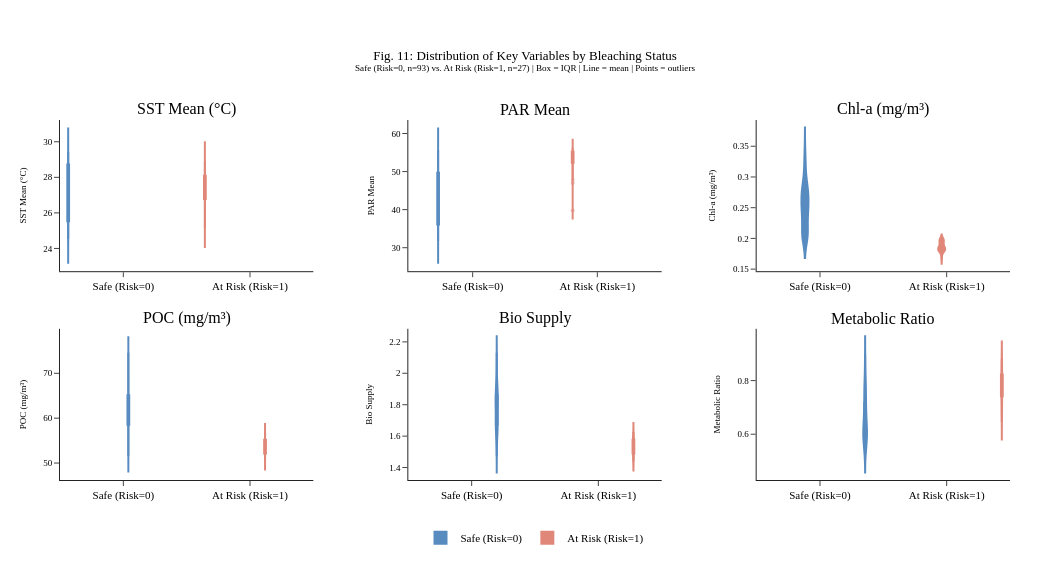

The notebook cell this image was saved under:
### Code cell
import plotly.graph_objects as go

variables = {
    'sst_mean':          'SST Mean (°C)',
    'par_mean':          'PAR Mean',
    'pred_chlor_a_mean': 'Chl-a (mg/m³)',
    'pred_poc_mean':     'POC (mg/m³)',
    'bio_supply':        'Bio Supply',
    'metabolic_ratio':   'Metabolic Ratio',
}

from plotly.subplots import make_subplots
fig = make_subplots(
    rows=2, cols=3,
    subplot_titles=list(variables.values()),
    vertical_spacing=0.16,
    horizontal_spacing=0.10,
)

positions = [(1,1),(1,2),(1,3),(2,1),(2,2),(2,3)]
safe_color   = '#2166ac'
risk_color   = '#d6604d'

for (col, label), (row, c) in zip(variables.items(), positions):
    for risk_val, name, color in [(0,'Safe (Risk=0)', safe_color),
                                   (1,'At Risk (Risk=1)', risk_color)]:
        subset = df[df['bleaching_risk'] == risk_val][col]
        fig.add_trace(go.Violin(
            y=subset,
            name=name,
            legendgroup=name,
            showlegend=(row == 1 and c == 1),
            line_color=color,
            fillcolor=color.replace('#', 'rgba(').replace(')', ',0.2)') if False else color,
            opacity=0.75,
            box_visible=True,
            meanline_visible=True,
            points='outliers',
            pointpos=0,
            marker=dict(size=4, opacity=0.5),
            hovertemplate=f'{label}<br>{name}<br>Value: %{{y:.3f}}<extra></extra>',
        ), row=row, col=c)

    fig.update_yaxes(
        title_text=label,
        title_font=dict(size=9, family='Times New Roman'),
        tickfont=dict(size=9, family='Times New Roman'),
        row=row, col=c
    )

fig.update_layout(
    title=dict(
        text='Fig. 11: Distribution of Key Variables by Bleaching Status<br>'
             '<sup>Safe (Risk=0, n=93) vs. At Risk (Risk=1, n=27) | '
             'Box = IQR | Line = mean | Points = outliers</sup>',
        x=0.5, xanchor='center',
        font=dict(family='Times New Roman', size=13),
    ),
    violingap=0.05,
    violinmode='group',
    legend=dict(
        orientation='h', y=-0.12, x=0.5, xanchor='center',
        font=dict(family='Times New Roman', size=11),
    ),
    paper_bgcolor='white',
    plot_bgcolor='white',
    height=580, width=1050,
    margin=dict(l=60, r=40, t=120, b=100),
)

fig.write_html('fig11_violin_plots.html')
# fig.write_image('fig11_violin_plots.png', width=1400, height=700, scale=3)
fig.show()

### Figure 1 — Plotly figure (JSON) as saved in the notebook; plotly's stock layout.template omitted (floating-point values rounded to 4 significant figures)
{"data": [{"box": {"visible": true}, "fillcolor": "#2166ac", "hovertemplate": "SST Mean (°C)<br>Safe (Risk=0)<br>Value: %{y:.3f}<extra></extra>", "legendgroup": "Safe (Risk=0)", "line": {"color": "#2166ac"}, "marker": {"opacity": 0.5, "size": 4}, "meanline": {"visible": true}, "name": "Safe (Risk=0)", "opacity": 0.75, "pointpos": 0, "points": "outliers", "showlegend": true, "type": "violin", "xaxis": "x", "y": [28.86, 28.78, 28.19, 27.15, 26.39, 25.93, 26.26, 29.25, 29.33, 29.35, 29.23, 28.52, 27.31, 26.08, 25.28, 24.8, 25.37, 26.6, 29.09, 29.27, 29.19, 28.37, 26.93, 25.66, 24.96, 28.95, 29.4, 28.74, 28.68, 28.08, 26.92, 25.73, 25.14, 25.29, 29.01, 28.9, 28.93, 28.09, 26.84, 25.53, 24.67, 24.54, 24.73, 25.58, 28.54, 29.14, 29.02, 28.05, 26.83, 25.69, 25.03, 24.81, 24.91, 25.83, 28.83, 28.5, 27.96, 26.62, 25.81, 25.51, 25.48, 25.93, 26.86, 29.0, 28.72, 28.72, 28.04, 26.65, 25.46, 25.17, 25.3, 25.84, 28.38, 28.71, 29.08, 29.01, 28.16, 26.8, 25.56, 24.81, 24.61, 24.79, 25.55, 28.36, 28.93, 28.81, 28.03, 26.83, 25.66, 25.23, 25.12, 25.3, 26.14], "yaxis": "y"}, {"box": {"visible": true}, "fillcolor": "#d6604d", "hovertemplate": "SST Mean (°C)<br>At Risk (Risk=1)<br>Value: %{y:.3f}<extra></extra>", "legendgroup": "At Risk (Risk=1)", "line": {"color": "#d6604d"}, "marker": {"opacity": 0.5, "size": 4}, "meanline": {"visible": true}, "name": "At Risk (Risk=1)", "opacity": 0.75, "pointpos": 0, "points": "outliers", "showlegend": true, "type": "violin", "xaxis": "x", "y": [26.91, 27.57, 28.51, 27.74, 28.91, 25.15, 25.59, 26.56, 27.95, 25.54, 26.73, 27.95, 28.82, 26.85, 27.74, 27.26, 28.13, 28.74, 27.95, 28.69, 26.75, 27.85, 26.66, 27.63, 27.36, 27.99, 28.59], "yaxis": "y"}, {"box": {"visible": true}, "fillcolor": "#2166ac", "hovertemplate": "PAR Mean<br>Safe (Risk=0)<br>Value: %{y:.3f}<extra></extra>", "legendgroup": "Safe (Risk=0)", "line": {"color": "#2166ac"}, "marker": {"opacity": 0.5, "size": 4}, "meanline": {"visible": true}, "name": "Safe (Risk=0)", "opacity": 0.75, "pointpos": 0, "points": "outliers", "showlegend": false, "type": "violin", "xaxis": "x2", "y": [44.89, 43.97, 39.05, 33.88, 31.76, 33.21, 39.25, 53.61, 50.56, 47.18, 46.59, 40.67, 35.26, 34.37, 33.63, 38.45, 49.06, 55.62, 50.93, 49.7, 47.66, 41.03, 35.06, 32.67, 34.13, 53.42, 52.26, 46.95, 47.48, 42.13, 35.76, 32.29, 34.27, 39.74, 51.51, 50.29, 49.5, 43.64, 35.91, 33.02, 34.02, 40.26, 48.53, 54.88, 53.84, 50.47, 48.19, 45.11, 39.76, 36.11, 35.96, 40.28, 46.45, 52.67, 47.58, 46.29, 42.56, 37.61, 35.87, 37.36, 42.5, 49.67, 53.98, 50.26, 48.73, 47.81, 42.12, 35.82, 34.54, 37.41, 43.36, 51.21, 50.84, 49.78, 49.93, 48.68, 42.67, 36.1, 33.32, 34.79, 40.82, 48.64, 54.42, 53.45, 50.32, 48.13, 44.6, 39.12, 35.72, 36.19, 41.02, 46.68, 51.97], "yaxis": "y2"}, {"box": {"visible": true}, "fillcolor": "#d6604d", "hovertemplate": "PAR Mean<br>At Risk (Risk=1)<br>Value: %{y:.3f}<extra></extra>", "legendgroup": "At Risk (Risk=1)", "line": {"color": "#d6604d"}, "marker": {"opacity": 0.5, "size": 4}, "meanline": {"visible": true}, "name": "At Risk (Risk=1)", "opacity": 0.75, "pointpos": 0, "points": "outliers", "showlegend": false, "type": "violin", "xaxis": "x2", "y": [47.01, 54.36, 55.71, 56.22, 54.83, 39.75, 47.84, 52.66, 54.07, 48.34, 53.98, 54.29, 53.2, 55.96, 55.27, 54.99, 53.42, 49.68, 54.47, 52.37, 55.49, 53.91, 56.29, 55.51, 54.23, 52.26, 48.19], "yaxis": "y2"}, {"box": {"visible": true}, "fillcolor": "#2166ac", "hovertemplate": "Chl-a (mg/m³)<br>Safe (Risk=0)<br>Value: %{y:.3f}<extra></extra>", "legendgroup": "Safe (Risk=0)", "line": {"color": "#2166ac"}, "marker": {"opacity": 0.5, "size": 4}, "meanline": {"visible": true}, "name": "Safe (Risk=0)", "opacity": 0.75, "pointpos": 0, "points": "outliers", "showlegend": false, "type": "violin", "xaxis": "x3", "y": [0.3311, 0.3074, 0.3182, 0.2813, 0.2638, 0.2405, 0.2232, 0.2039, 0.268, 0.3198, 0.2978, 0.3255, 0.2852, 0.271, 0.2751, 0.2521, 0.2259, 0.2012, 0.2532, 0.2826, 0.277, 0.2961, 0.2907, 0.2593, 0.2338, 0.1997, 0.2056, 0.3495, 0.2835, 0.3231, 0.2756, 0.245, 0.233, 0.2139, 0.224, 0.2951, 0.2808, 0.2866, 0.2807, 0.2613, 0.2387, 0.2199, 0.2019, 0.202, 0.2064, 0.2417, 0.2691, 0.2714, 0.2596, 0.2559, 0.2398, 0.2097, 0.2057, 0.2032, 0.2015, 0.2507, 0.2601, 0.2431, 0.2446, 0.2351, 0.2104, 0.2037, 0.2047, 0.2003, 0.2784, 0.2825, 0.2914, 0.2738, 0.2531, 0.2522, 0.2303, 0.2134, 0.1992, 0.2347, 0.2606, 0.2687, 0.272, 0.2745, 0.2625, 0.2567, 0.2321, 0.2023, 0.2201, 0.2062, 0.2369, 0.2449, 0.26, 0.2584, 0.2577, 0.2393, 0.2094, 0.2046, 0.2018], "yaxis": "y3"}, {"box": {"visible": true}, "fillcolor": "#d6604d", "hovertemplate": "Chl-a (mg/m³)<br>At Risk (Risk=1)<br>Value: %{y:.3f}<extra></extra>", "legendgroup": "At Risk (Risk=1)", "line": {"color": "#d6604d"}, "marker": {"opacity": 0.5, "size": 4}, "meanline": {"visible": true}, "name": "At Risk (Risk=1)", "opacity": 0.75, "pointpos": 0, "points": "outliers", "showlegend": false, "type": "violin", "xaxis": "x3", "y": [0.1825, 0.193, 0.1675, 0.1822, 0.1785, 0.1977, 0.1853, 0.1847, 0.1858, 0.1832, 0.1967, 0.1858, 0.1801, 0.1851, 0.1801, 0.1821, 0.1975, 0.1823, 0.1911, 0.1806, 0.1943, 0.198, 0.1825, 0.1813, 0.194, 0.198, 0.1973], "yaxis": "y3"}, {"box": {"visible": true}, "fillcolor": "#2166ac", "hovertemplate": "POC (mg/m³)<br>Safe (Risk=0)<br>Value: %{y:.3f}<extra></extra>", "legendgroup": "Safe (Risk=0)", "line": {"color": "#2166ac"}, "marker": {"opacity": 0.5, "size": 4}, "meanline": {"visible": true}, "name": "Safe (Risk=0)", "opacity": 0.75, "pointpos": 0, "points": "outliers", "showlegend": false, "type": "violin", "xaxis": "x4", "y": [67.42, 65.47, 71.86, 67.14, 64.88, 59.71, 59.67, 54.09, 59.91, 68.31, 65.33, 66.03, 67.83, 67.27, 67.42, 63.57, 59.92, 57.4, 60.47, 62.9, 63.57, 67.9, 66.56, 63.91, 59.46, 51.54, 56.09, 74.6, 65.19, 70.99, 66.83, 60.57, 58.98, 58.04, 59.17, 64.13, 61.7, 66.02, 66.9, 64.25, 62.89, 59.01, 58.69, 57.24, 56.79, 60.23, 63.13, 65.11, 64.37, 63.44, 62.21, 57.62, 57.68, 57.63, 57.58, 62.36, 63.63, 62.57, 62.22, 59.93, 58.1, 57.66, 54.93, 56.11, 64.51, 65.3, 67.47, 66.13, 63.94, 63.47, 62.0, 57.41, 56.01, 58.8, 60.45, 63.09, 65.08, 66.42, 65.84, 64.14, 61.88, 57.41, 57.65, 55.76, 58.79, 61.89, 63.31, 63.09, 64.4, 62.69, 57.52, 57.84, 56.75], "yaxis": "y4"}, {"box": {"visible": true}, "fillcolor": "#d6604d", "hovertemplate": "POC (mg/m³)<br>At Risk (Risk=1)<br>Value: %{y:.3f}<extra></extra>", "legendgroup": "At Risk (Risk=1)", "line": {"color": "#d6604d"}, "marker": {"opacity": 0.5, "size": 4}, "meanline": {"visible": true}, "name": "At Risk (Risk=1)", "opacity": 0.75, "pointpos": 0, "points": "outliers", "showlegend": false, "type": "violin", "xaxis": "x4", "y": [53.5, 50.74, 50.68, 53.57, 54.47, 54.79, 53.01, 51.24, 50.63, 53.62, 51.98, 50.38, 51.79, 55.29, 54.18, 55.21, 55.07, 55.79, 52.6, 52.63, 55.23, 53.49, 55.78, 55.13, 55.44, 54.78, 56.89], "yaxis": "y4"}, {"box": {"visible": true}, "fillcolor": "#2166ac", "hovertemplate": "Bio Supply<br>Safe (Risk=0)<br>Value: %{y:.3f}<extra></extra>", "legendgroup": "Safe (Risk=0)", "line": {"color": "#2166ac"}, "marker": {"opacity": 0.5, "size": 4}, "meanline": {"visible": true}, "name": "Safe (Risk=0)", "opacity": 0.75, "pointpos": 0, "points": "outliers", "showlegend": false, "type": "violin", "xaxis": "x5", "y": [1.926, 1.871, 2.053, 1.918, 1.854, 1.706, 1.705, 1.545, 1.712, 1.952, 1.867, 1.886, 1.938, 1.922, 1.926, 1.816, 1.712, 1.64, 1.728, 1.797, 1.816, 1.94, 1.902, 1.826, 1.699, 1.473, 1.603, 2.131, 1.862, 2.028, 1.909, 1.73, 1.685, 1.658, 1.691, 1.832, 1.763, 1.886, 1.912, 1.836, 1.797, 1.686, 1.677, 1.635, 1.623, 1.721, 1.804, 1.86, 1.839, 1.813, 1.777, 1.646, 1.648, 1.647, 1.645, 1.782, 1.818, 1.788, 1.778, 1.712, 1.66, 1.647, 1.57, 1.603, 1.843, 1.866, 1.928, 1.889, 1.827, 1.813, 1.771, 1.64, 1.6, 1.68, 1.727, 1.802, 1.86, 1.898, 1.881, 1.832, 1.768, 1.64, 1.647, 1.593, 1.68, 1.768, 1.809, 1.802, 1.84, 1.791, 1.643, 1.653, 1.621], "yaxis": "y5"}, {"box": {"visible": true}, "fillcolor": "#d6604d", "hovertemplate": "Bio Supply<br>At Risk (Risk=1)<br>Value: %{y:.3f}<extra></extra>", "legendgroup": "At Risk (Risk=1)", "line": {"color": "#d6604d"}, "marker": {"opacity": 0.5, "size": 4}, "meanline": {"visible": true}, "name": "At Risk (Risk=1)", "opacity": 0.75, "pointpos": 0, "points": "outliers", "showlegend": false, "type": "violin", "xaxis": "x5", "y": [1.528, 1.45, 1.448, 1.531, 1.556, 1.565, 1.515, 1.464, 1.446, 1.532, 1.485, 1.439, 1.48, 1.58, 1.548, 1.577, 1.574, 1.594, 1.503, 1.504, 1.578, 1.528, 1.594, 1.575, 1.584, 1.565, 1.626], "yaxis": "y5"}, {"box": {"visible": true}, "fillcolor": "#2166ac", "hovertemplate": "Metabolic Ratio<br>Safe (Risk=0)<br>Value: %{y:.3f}<extra></extra>", "legendgroup": "Safe (Risk=0)", "line": {"color": "#2166ac"}, "marker": {"opacity": 0.5, "size": 4}, "meanline": {"visible": true}, "name": "Safe (Risk=0)", "opacity": 0.75, "pointpos": 0, "points": "outliers", "showlegend": false, "type": "violin", "xaxis": "x6", "y": [0.6786, 0.6948, 0.6075, 0.6052, 0.5939, 0.6252, 0.6399, 0.869, 0.7886, 0.6925, 0.7184, 0.6764, 0.6058, 0.5606, 0.5293, 0.5429, 0.5991, 0.6811, 0.7687, 0.7481, 0.7362, 0.6511, 0.601, 0.5734, 0.5872, 0.8931, 0.8467, 0.6082, 0.693, 0.6103, 0.5982, 0.6077, 0.599, 0.6154, 0.7808, 0.7153, 0.7449, 0.6568, 0.5944, 0.565, 0.5438, 0.5745, 0.5854, 0.6364, 0.7876, 0.7742, 0.7326, 0.664, 0.6172, 0.5788, 0.5639, 0.5992, 0.6032, 0.6434, 0.7928, 0.7155, 0.6755, 0.626, 0.5948, 0.605, 0.6227, 0.6475, 0.7248, 0.8231, 0.7022, 0.6936, 0.6404, 0.5933, 0.5652, 0.5579, 0.5764, 0.6465, 0.7896, 0.7696, 0.768, 0.7325, 0.6695, 0.5972, 0.5525, 0.5386, 0.5504, 0.6007, 0.6309, 0.7921, 0.7819, 0.7364, 0.6821, 0.6296, 0.569, 0.5675, 0.6135, 0.6179, 0.6675], "yaxis": "y6"}, {"box": {"visible": true}, "fillcolor": "#d6604d", "hovertemplate": "Metabolic Ratio<br>At Risk (Risk=1)<br>Value: %{y:.3f}<extra></extra>", "legendgroup": "At Risk (Risk=1)", "line": {"color": "#d6604d"}, "marker": {"opacity": 0.5, "size": 4}, "meanline": {"visible": true}, "name": "At Risk (Risk=1)", "opacity": 0.75, "pointpos": 0, "points": "outliers", "showlegend": false, "type": "violin", "xaxis": "x6", "y": [0.7471, 0.8243, 0.8808, 0.7897, 0.8423, 0.6457, 0.6879, 0.7611, 0.8485, 0.6776, 0.7591, 0.8525, 0.8806, 0.7194, 0.7812, 0.7415, 0.7893, 0.8128, 0.8165, 0.8591, 0.7155, 0.7973, 0.7042, 0.7617, 0.7434, 0.7858, 0.789], "yaxis": "y6"}], "layout": {"annotations": [{"font": {"size": 16}, "showarrow": false, "text": "SST Mean (°C)", "x": 0.1333, "xanchor": "center", "xref": "paper", "y": 1, "yanchor": "bottom", "yref": "paper"}, {"font": {"size": 16}, "showarrow": false, "text": "PAR Mean", "x": 0.5, "xanchor": "center", "xref": "paper", "y": 1, "yanchor": "bottom", "yref": "paper"}, {"font": {"size": 16}, "showarrow": false, "text": "Chl-a (mg/m³)", "x": 0.8667, "xanchor": "center", "xref": "paper", "y": 1, "yanchor": "bottom", "yref": "paper"}, {"font": {"size": 16}, "showarrow": false, "text": "POC (mg/m³)", "x": 0.1333, "xanchor": "center", "xref": "paper", "y": 0.42, "yanchor": "bottom", "yref": "paper"}, {"font": {"size": 16}, "showarrow": false, "text": "Bio Supply", "x": 0.5, "xanchor": "center", "xref": "paper", "y": 0.42, "yanchor": "bottom", "yref": "paper"}, {"font": {"size": 16}, "showarrow": false, "text": "Metabolic Ratio", "x": 0.8667, "xanchor": "center", "xref": "paper", "y": 0.42, "yanchor": "bottom", "yref": "paper"}], "height": 580, "legend": {"font": {"family": "Times New Roman", "size": 11}, "orientation": "h", "x": 0.5, "xanchor": "center", "y": -0.12}, "margin": {"b": 100, "l": 60, "r": 40, "t": 120}, "paper_bgcolor": "white", "plot_bgcolor": "white", "title": {"font": {"family": "Times New Roman", "size": 13}, "text": "Fig. 11: Distribution of Key Variables by Bleaching Status<br><sup>Safe (Risk=0, n=93) vs. At Risk (Risk=1, n=27) | Box = IQR | Line = mean | Points = outliers</sup>", "x": 0.5, "xanchor": "center"}, "violingap": 0.05, "violinmode": "group", "width": 1050, "xaxis": {"anchor": "y", "domain": [0, 0.2667]}, "xaxis2": {"anchor": "y2", "domain": [0.3667, 0.6333]}, "xaxis3": {"anchor": "y3", "domain": [0.7333, 1]}, "xaxis4": {"anchor": "y4", "domain": [0, 0.2667]}, "xaxis5": {"anchor": "y5", "domain": [0.3667, 0.6333]}, "xaxis6": {"anchor": "y6", "domain": [0.7333, 1]}, "yaxis": {"anchor": "x", "domain": [0.58, 1], "tickfont": {"family": "Times New Roman", "size": 9}, "title": {"font": {"family": "Times New Roman", "size": 9}, "text": "SST Mean (°C)"}}, "yaxis2": {"anchor": "x2", "domain": [0.58, 1], "tickfont": {"family": "Times New Roman", "size": 9}, "title": {"font": {"family": "Times New Roman", "size": 9}, "text": "PAR Mean"}}, "yaxis3": {"anchor": "x3", "domain": [0.58, 1], "tickfont": {"family": "Times New Roman", "size": 9}, "title": {"font": {"family": "Times New Roman", "size": 9}, "text": "Chl-a (mg/m³)"}}, "yaxis4": {"anchor": "x4", "domain": [0, 0.42], "tickfont": {"family": "Times New Roman", "size": 9}, "title": {"font": {"family": "Times New Roman", "size": 9}, "text": "POC (mg/m³)"}}, "yaxis5": {"anchor": "x5", "domain": [0, 0.42], "tickfont": {"family": "Times New Roman", "size": 9}, "title": {"font": {"family": "Times New Roman", "size": 9}, "text": "Bio Supply"}}, "yaxis6": {"anchor": "x6", "domain": [0, 0.42], "tickfont": {"family": "Times New Roman", "size": 9}, "title": {"font": {"family": "Times New Roman", "size": 9}, "text": "Metabolic Ratio"}}}}
